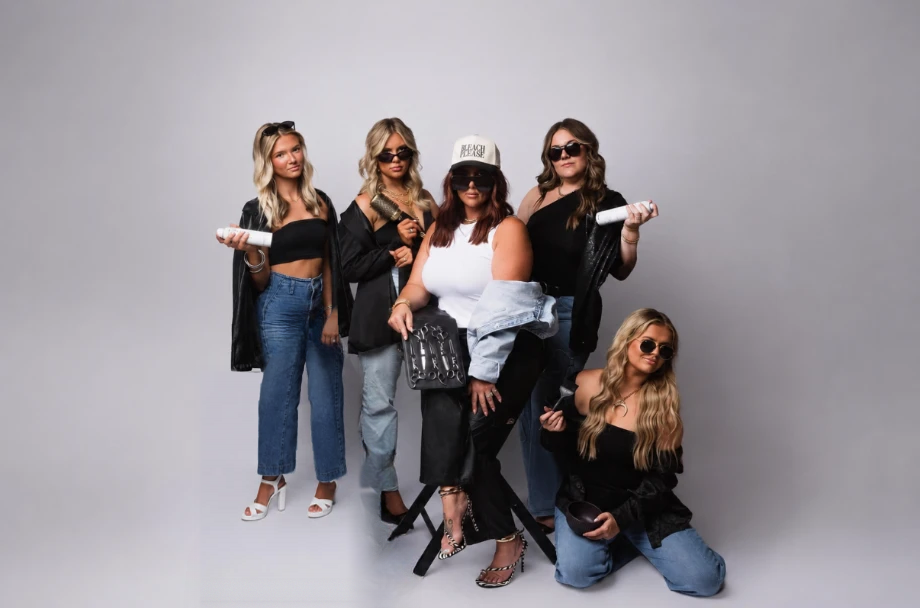
#> input picture luxe-edits/photo2_bottom_left_removed.png, 920 x 608 px, given in place of brand_frame_logo.png, which was not available
$ python build_ad.py
#> lines starting #> are read from the running program, lines starting #| are printed output that depends on the picture; after the words box and inside, x2 and y2 are one past the last pixel; in counts of white or black regions, pixels touching at a corner belong together; pictures that were not available may be replaced by others from this repository, and a replacement may not be noted
"""Build the refreshed Premier Aesthetics :30 spot (1920x1080, 29.97 fps).

Timeline
  0.0 - 2.6s  original PA logo intro, cross-dissolves into...
  2.6 - 10s   NEW team group photo, full-bleed with slow push-in + welcome copy
  10  - 20s   microneedling footage + "Summer Skin Prep" panel
  20  - 27s   injectables footage + "Premier Perks" panel
  27  - 30s   end card: logo, tagline, phone, socials

Usage:  cd premier-aesthetics-ad && python3 build_ad.py
Needs:  pillow, numpy, ffmpeg on PATH (pip install imageio-ffmpeg works too).
"""
import os
import shutil
import subprocess

import numpy as np
from PIL import Image, ImageDraw, ImageFilter, ImageFont

HERE = os.path.dirname(os.path.abspath(__file__))
SRC = os.path.join(HERE, "source")
FONTS = os.path.join(HERE, "fonts")
OUT = os.path.join(HERE, "MCTV_PremierAesthetics_FS_2026.mp4")

W, H = 1920, 1080
FPS = "30000/1001"
TOTAL = 900  # 30.03s

GOLD = (165, 121, 75)
GOLD_DK = (143, 105, 64)
INK = (38, 30, 26)
CREAM = (250, 247, 243)
WHITE = (255, 255, 255)

# Frame ranges (output frame numbers)
GROUP = (60, 312)       # group photo scene (fades in 60..78)
SKIN = (296, 596)       # microneedling scene (fades in 296..312)
PERKS = (580, 818)      # injectables scene (fades in 580..596)
END = (800, 900)        # end card (fades in 800..818)
FADE = 18


def font(name, size):
    return ImageFont.truetype(os.path.join(FONTS, name), size)


F_EYEBROW = font("Montserrat-SemiBold.ttf", 28)
F_BODY = font("Montserrat-Regular.ttf", 34)
F_ITEM = font("Montserrat-SemiBold.ttf", 46)
F_PHONE = font("Montserrat-Bold.ttf", 46)
F_HEAD = font("Playfair-SemiBold.ttf", 86)
F_HEAD_IT = font("Playfair-Italic.ttf", 86)
F_TEAM_HEAD = font("Playfair-SemiBold.ttf", 92)
F_TEAM_SUB = font("Playfair-Italic.ttf", 42)
F_END = font("Playfair-Italic.ttf", 70)


# ---------------------------------------------------------------- helpers
def ease(t):
    t = min(max(t, 0.0), 1.0)
    return 1 - (1 - t) ** 3


def layer():
    return Image.new("RGBA", (W, H), (0, 0, 0, 0))


def spaced_text(draw, xy, text, fnt, fill, spacing=0, anchor_right=False):
    x, y = xy
    if anchor_right:
        x -= sum(fnt.getlength(c) + spacing for c in text) - spacing
    for c in text:
        draw.text((x, y), c, font=fnt, fill=fill)
        x += fnt.getlength(c) + spacing
    return x


def text_el(text, fnt, fill, xy, spacing=0, shadow=False):
    """A full-frame RGBA layer holding one piece of text."""
    im = layer()
    d = ImageDraw.Draw(im)
    if shadow:
        sh = layer()
        spaced_text(ImageDraw.Draw(sh), (xy[0] + 2, xy[1] + 4), text, fnt, (0, 0, 0, 170), spacing)
        im = Image.alpha_composite(im, sh.filter(ImageFilter.GaussianBlur(6)))
        d = ImageDraw.Draw(im)
    spaced_text(d, xy, text, fnt, fill, spacing)
    return im


def shape_el(fn):
    im = layer()
    fn(ImageDraw.Draw(im), im)
    return im


def masked_crop(img, box, shape, radius=None, ss=4):
    """Crop box from img and cut it out as an ellipse or stadium."""
    c = img.crop(box).convert("RGBA")
    w, h = c.size
    m = Image.new("L", (w * ss, h * ss), 0)
    d = ImageDraw.Draw(m)
    if shape == "ellipse":
        d.ellipse((0, 0, w * ss - 1, h * ss - 1), fill=255)
    else:
        d.rounded_rectangle((0, 0, w * ss - 1, h * ss - 1), radius=radius * ss, fill=255)
    c.putalpha(m.resize((w, h), Image.LANCZOS))
    return c


def fit_h(im, h):
    return im.resize((round(im.width * h / im.height), h), Image.LANCZOS)


# ---------------------------------------------------------------- brand assets
brand_logo = Image.open(os.path.join(SRC, "brand_frame_logo.png")).convert("RGB")
#> brand_logo is the input picture: PIL image 920x608 RGB; mean R, G, B 148.6, 143.4, 148.4
brand_icons = Image.open(os.path.join(SRC, "brand_frame_icons.png")).convert("RGB")
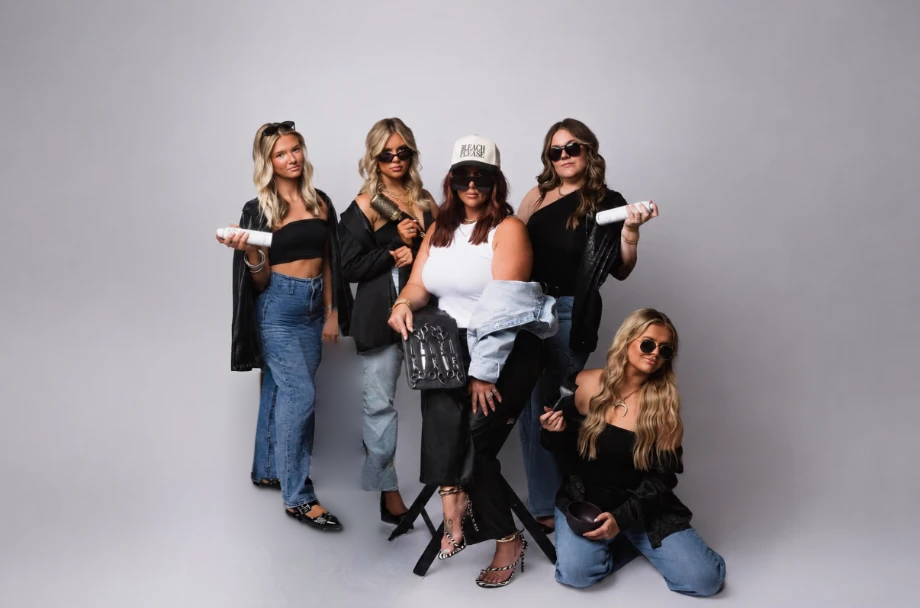
#> input picture luxe-edits/photo2_bottom_left_removed_v2.png, 920 x 608 px, given in place of brand_frame_icons.png, which was not available
#> brand_icons is the input picture: PIL image 920x608 RGB; mean R, G, B 147.7, 142.6, 147.6

LOGO = masked_crop(brand_logo, (717, 166, 1204, 912), "stadium", radius=243)
#> in masked_crop, `m = Image.new("L", (w * ss, h * ss), 0)`: m: PIL image 1948x2984 L; every value is 0
#> in masked_crop, `c.putalpha(m.resize((w, h), Image.LANCZOS))`:
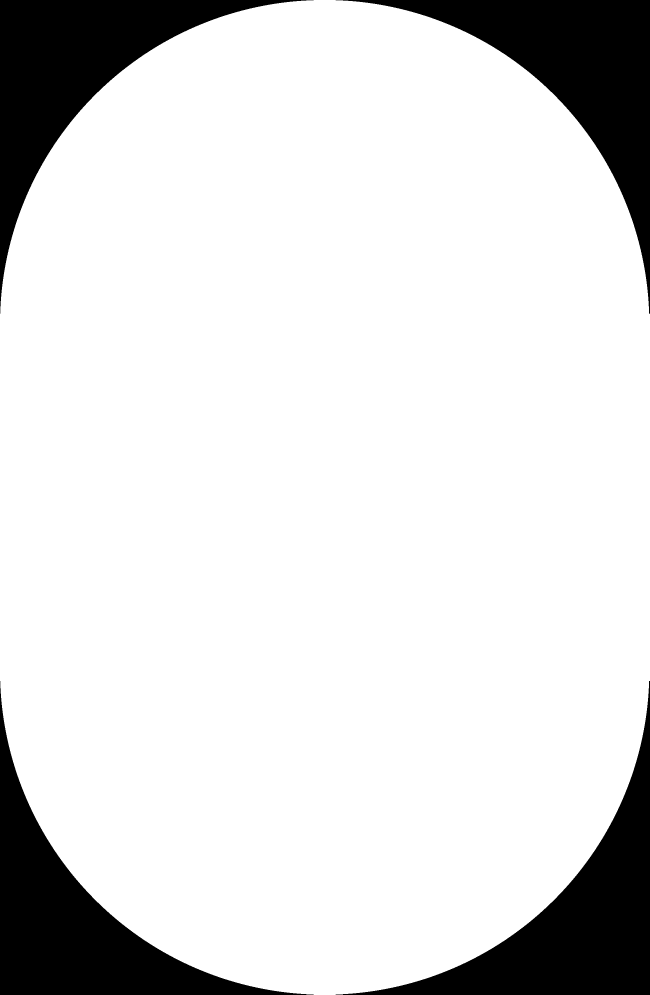
#> m: PIL image 1948x2984 L (shown at 1/3 size); 86% white; 4 black regions, box (x1, y1, x2, y2) and area: (0, 0, 941, 941) 203031, (1007, 0, 1948, 941) 203031, (0, 2043, 941, 2984) 203031, (1007, 2043, 1948, 2984) 203031
FB = masked_crop(brand_icons, (1658, 966, 1728, 1036), "ellipse")
#> in masked_crop (call 2), `m = Image.new("L", (w * ss, h * ss), 0)`: m: PIL image 280x280 L; every value is 0
#> in masked_crop (call 2), `c.putalpha(m.resize((w, h), Image.LANCZOS))`: m: PIL image 280x280 L; 78.5% white; 4 black regions, box (x1, y1, x2, y2) and area: (0, 0, 128, 128) 4219, (152, 0, 280, 128) 4219, (0, 152, 128, 280) 4219, (152, 152, 280, 280) 4219
IG = masked_crop(brand_icons, (1757, 966, 1827, 1036), "ellipse")
PHONE_ICON = masked_crop(brand_icons, (1283, 858, 1341, 916), "ellipse")
#> call 4 of masked_crop, with box = (1283, 858, 1341, 916), shape = 'ellipse', ss = 4
#> in masked_crop (call 4), `m = Image.new("L", (w * ss, h * ss), 0)`: m: PIL image 232x232 L; every value is 0
#> in masked_crop (call 4), `c.putalpha(m.resize((w, h), Image.LANCZOS))`:
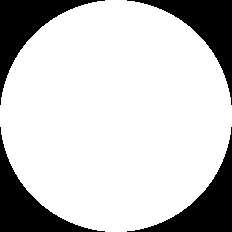
#> m: PIL image 232x232 L; 78.4% white; 4 black regions, box (x1, y1, x2, y2) and area: (0, 0, 105, 105) 2900, (127, 0, 232, 105) 2900, (0, 127, 105, 232) 2900, (127, 127, 232, 232) 2900

# Soft silk texture (right side of the intro frame, mirrored) for the panels
_silk = brand_logo.crop((1220, 0, 1920, 1080))
#> _silk: PIL image 700x1080 RGB; every value is 0
SILK = Image.new("RGB", (1400, 1080))
#> SILK: PIL image 1400x1080 RGB; every value is 0
SILK.paste(_silk, (0, 0))
SILK.paste(_silk.transpose(Image.FLIP_LEFT_RIGHT), (700, 0))
SILK = SILK.resize((W, H), Image.LANCZOS).filter(ImageFilter.GaussianBlur(2))
#> SILK: PIL image 1920x1080 RGB; every value is 0
SILK = Image.blend(SILK, Image.new("RGB", (W, H), CREAM), 0.35)


def phone_pill(cx=None, x=None, y=0, scale=1.0):
    """Gold pill with phone icon + number. Returns an RGBA layer."""
    fnt = F_PHONE if scale == 1.0 else font("Montserrat-Bold.ttf", round(46 * scale))
    num = "(662) 871-4677"
    icon = fit_h(PHONE_ICON, round(58 * scale))
    pad = round(26 * scale)
    tw = fnt.getlength(num)
    pw = round(pad + icon.width + 18 * scale + tw + pad * 1.3)
    ph = round(88 * scale)
    if cx is not None:
        x = round(cx - pw / 2)
    im = layer()
    # soft shadow
    sh = layer()
    ImageDraw.Draw(sh).rounded_rectangle((x, y + 8, x + pw, y + ph + 8), radius=ph // 2, fill=(60, 40, 20, 90))
    im = Image.alpha_composite(im, sh.filter(ImageFilter.GaussianBlur(12)))
    d = ImageDraw.Draw(im)
    d.rounded_rectangle((x, y, x + pw, y + ph), radius=ph // 2, fill=GOLD + (255,))
    im.alpha_composite(icon, (x + pad, y + (ph - icon.height) // 2))
    bb = fnt.getbbox(num)
    d.text((x + pad + icon.width + 18 * scale, y + (ph - (bb[3] - bb[1])) / 2 - bb[1]), num, font=fnt, fill=WHITE)
    return im, (x, y, pw, ph)


def socials(x, y, size=62, gap=18):
    im = layer()
    im.alpha_composite(fit_h(FB, size), (x, y))
    im.alpha_composite(fit_h(IG, size), (x + size + gap, y))
    return im


# ---------------------------------------------------------------- scene layers
class El:
    """An animated overlay: fades + slides up starting at frame `start`."""

    def __init__(self, img, start, dur=16, dy=28, dx=0):
        self.img, self.start, self.dur, self.dy, self.dx = img, start, dur, dy, dx
        self.bbox = img.getbbox()

    # [12 lines left out: function draw, not called in this run]


def draw_diamond(d, cx, cy, r, fill):
    d.polygon([(cx, cy - r), (cx + r, cy), (cx, cy + r), (cx - r, cy)], fill=fill)


# --- Scene 2: team photo
team = Image.open(os.path.join(SRC, "team_group_photo_2026.jpg")).convert("RGB")
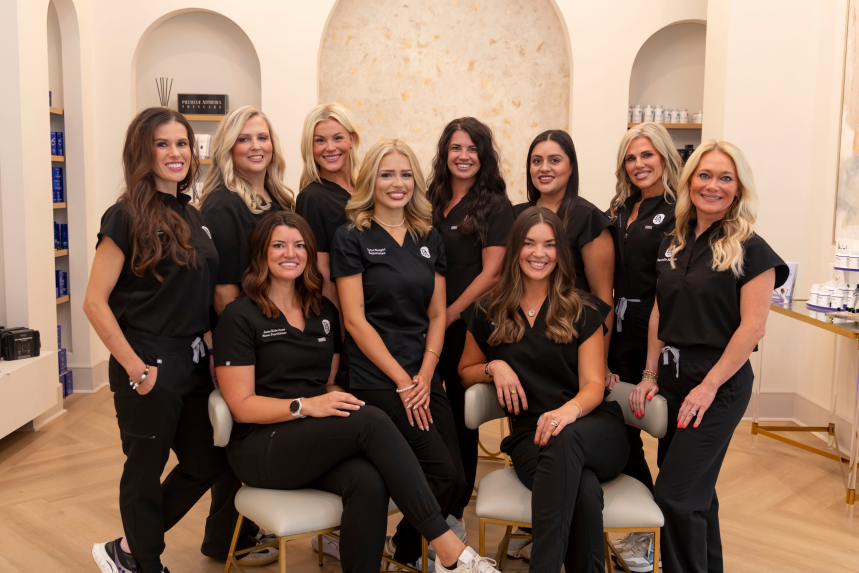
#> input picture premier-aesthetics-ad/source/team_group_photo_2026.jpg, 2576 x 1717 px (shown at 1/3 size)
#> team is the input picture: PIL image 2576x1717 RGB; mean R, G, B 141.5, 114.3, 96.5
_g = np.zeros((H, W, 4), np.uint8)
_rows = np.clip((np.arange(H) - 560) / 440, 0, 1) ** 1.4
_g[..., 0], _g[..., 1], _g[..., 2] = 26, 18, 12
_g[..., 3] = (_rows[:, None] * 238).astype(np.uint8)
team_grad = Image.fromarray(_g)
# a whisper of vignette on the top edge too
_top = np.zeros((H, W, 4), np.uint8)
_top[..., 3] = (np.clip((140 - np.arange(H)) / 140, 0, 1)[:, None] * 70).astype(np.uint8)
team_grad = Image.alpha_composite(team_grad, Image.fromarray(_top))

g0 = GROUP[0] + FADE
team_els = [
    El(shape_el(lambda d, im: d.rectangle((110, 772, 190, 776), fill=GOLD + (255,))), g0 + 8, dx=-40, dy=0),
    El(text_el("MEET OUR TEAM", F_EYEBROW, (226, 196, 158), (110, 730), spacing=7), g0 + 4),
    El(text_el("Welcome to Premier Aesthetics", F_TEAM_HEAD, WHITE, (104, 790), shadow=True), g0 + 12),
    El(text_el("Where the art of enhancing your natural beauty takes center stage.",
               F_TEAM_SUB, (240, 228, 214), (110, 918), shadow=True), g0 + 24),
]
#> in shape_el, `im = layer()`: im: PIL image 1920x1080 RGBA; every value is 0
#> in __init__, `self.img, self.start, self.dur, self.dy, self.dx = img, start, dur, dy..`: self.start = 86; self.dur = 16; self.dy = 0; self.dx = -40
#> in __init__, `self.bbox = img.getbbox()`: self.bbox = (110, 772, 191, 777)
_, _pb = phone_pill(x=0, y=0)  # measure width first
_pill, _pb = phone_pill(x=W - 110 - _pb[2], y=60)
team_els.append(El(_pill, g0 + 34, dy=-20))
_team_logo = layer()
_team_logo.alpha_composite(fit_h(LOGO, 150), (110, 50))
#> call 3 of fit_h, with h = 150
#> in fit_h (call 3), `return im.resize((round(im.width * h / im.height), h), Image.LANCZOS)`:
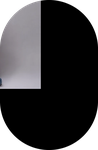
#> returned value: PIL image 98x150 RGBA; mean R, G, B, A 33.5, 32.6, 34.1, 219.4; transparent parts drawn white
team_els.insert(0, El(_team_logo, g0, dy=-20))


# [15 lines left out: function team_frame, not called in this run]


# --- Panel scenes (footage left, copy right)
PANEL_X = 960
TX = 1040


def panel_bg():
    im = SILK.crop((0, 0, W, H)).convert("RGBA")
    d = ImageDraw.Draw(im)
    d.rectangle((PANEL_X, 0, PANEL_X + 5, H), fill=GOLD + (255,))
    return im


PANEL_BG = panel_bg()
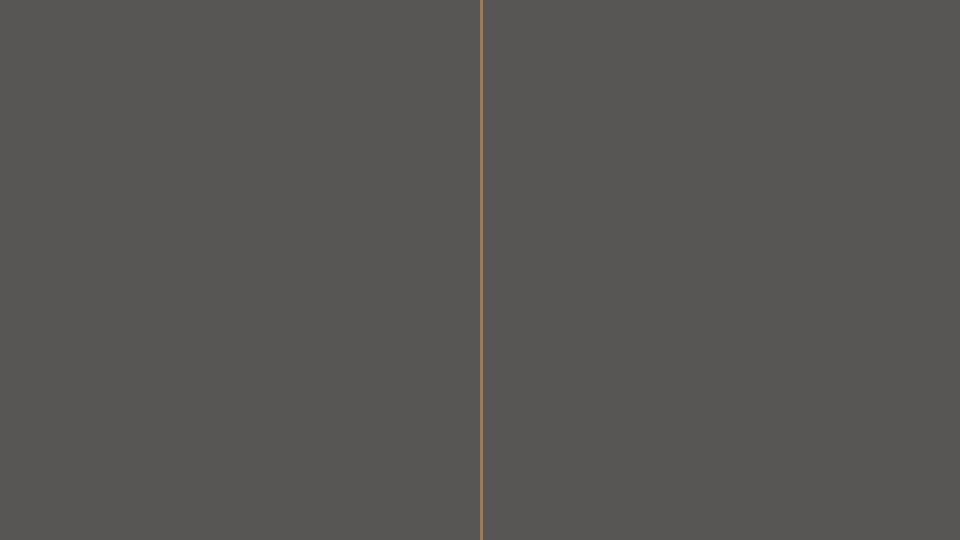
#> PANEL_BG: PIL image 1920x1080 RGBA (shown at 1/2 size); mean R, G, B, A 87.2, 86.1, 85, 255


def footer_els(start):
    logo = layer()
    logo.alpha_composite(fit_h(LOGO, 190), (TX, 842))
    pill, pb = phone_pill(x=TX + 170, y=870)
    soc = socials(pb[0] + pb[2] + 28, 883)
    return [El(logo, start, dy=20), El(pill, start + 6, dy=20), El(soc, start + 12, dy=20)]


def list_els(items, y0, step, start, stagger=9):
    els = []
    for i, it in enumerate(items):
        y = y0 + i * step
        im = layer()
        d = ImageDraw.Draw(im)
        draw_diamond(d, TX + 12, y + 30, 11, GOLD + (255,))
        d.text((TX + 46, y), it, font=F_ITEM, fill=INK + (255,))
        els.append(El(im, start + i * stagger, dx=-40, dy=0))
    return els


def rule_el(y, start):
    return El(shape_el(lambda d, im: d.rectangle((TX, y, TX + 90, y + 4), fill=GOLD + (255,))), start, dx=-50, dy=0)


s0 = SKIN[0] + FADE
skin_els = [
    El(text_el("SUMMER SKIN PREP", F_EYEBROW, GOLD_DK, (TX, 108), spacing=7), s0),
    El(text_el("Essentials that", F_HEAD, INK, (TX - 4, 150)), s0 + 6),
    El(text_el("aren’t SPF.", F_HEAD_IT, GOLD, (TX - 4, 252)), s0 + 12),
    rule_el(392, s0 + 18),
] + list_els(["Preventative Tox", "Microneedling + PRF", "VI Peel"], 440, 96, s0 + 26, stagger=12) \
  + footer_els(s0 + 60)
#> in __init__ (call 8), `self.img, self.start, self.dur, self.dy, self.dx = img, start, dur, dy..`:
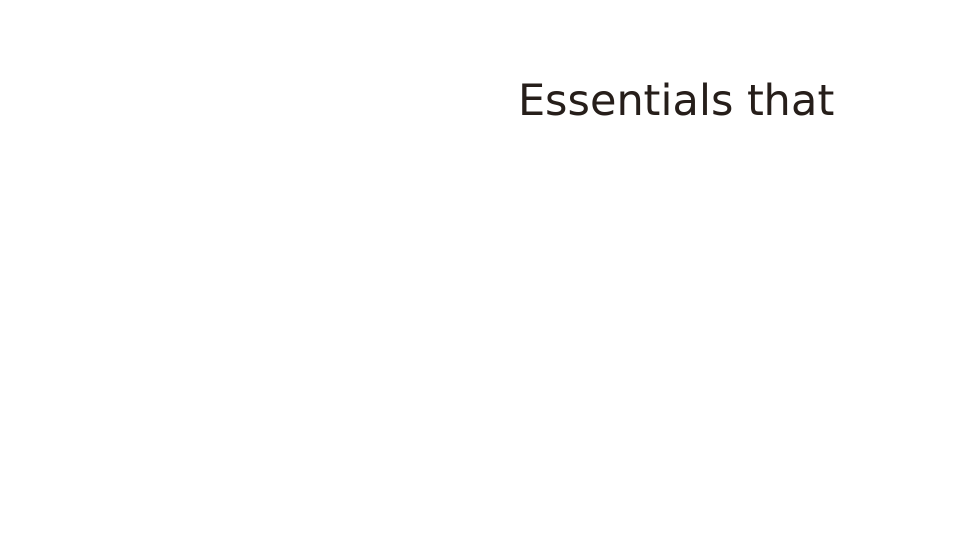
#> self.img: PIL image 1920x1080 RGBA (shown at 1/2 size); mean R, G, B, A 0.2, 0.2, 0.2, 1.4; transparent parts drawn white
#> in __init__ (call 8), `self.img, self.start, self.dur, self.dy, self.dx = img, start, dur, dy..`: self.start = 320
#> in __init__ (call 8), `self.bbox = img.getbbox()`: self.bbox = (1044, 165, 1667, 231)
#> the loop in list_els, `for i, it in enumerate(items):` made 3 passes
#> after the loop in list_els, `for i, it in enumerate(items):`: els = 3 items
#> in footer_els, `pill, pb = phone_pill(x=TX + 170, y=870)`: pb = (1210, 870, 496, 88)
#> skin_els = 10 items

p0 = PERKS[0] + FADE
perks_els = [
    El(text_el("INTRODUCING", F_EYEBROW, GOLD_DK, (TX, 92), spacing=7), p0),
    El(text_el("Premier Perks", F_HEAD_IT, GOLD, (TX - 4, 132)), p0 + 6),
    El(text_el("Ask us which treatment is right for you.", F_BODY, INK, (TX, 260)), p0 + 12),
    rule_el(330, p0 + 18),
] + list_els(["Reset & Restore", "Brighten & Tighten", "Longevity & Wellness", "Clean & Intentional"],
             368, 86, p0 + 24, stagger=10) \
  + footer_els(p0 + 56)
#> the loop in list_els (call 2), `for i, it in enumerate(items):` made 4 passes
#> perks_els = 11 items


# [12 lines left out: function panel_frame, not called in this run]


# --- End card
e0 = END[0] + FADE
_end_logo = layer()
_lg = fit_h(LOGO, 330)
_end_logo.alpha_composite(_lg, ((W - _lg.width) // 2, 110))


def centered_text(text, fnt, fill, y, spacing=0):
    w = sum(fnt.getlength(c) + spacing for c in text) - spacing
    return text_el(text, fnt, fill, (round((W - w) / 2), y), spacing)


_end_pill, _epb = phone_pill(cx=W / 2, y=770, scale=1.15)
end_els = [
    El(_end_logo, e0 - 6, dy=30),
    El(centered_text("Your natural beauty, elevated.", F_END, INK, 485), e0 + 8),
    El(shape_el(lambda d, im: d.rectangle((W // 2 - 45, 612, W // 2 + 45, 616), fill=GOLD + (255,))), e0 + 14, dy=0),
    El(centered_text("BOOK YOUR CONSULTATION TODAY", F_EYEBROW, GOLD_DK, 650, spacing=8), e0 + 18),
    El(_end_pill, e0 + 24),
    El(socials(W // 2 - 71, 900), e0 + 30),
]
END_BG = SILK.convert("RGBA")


# [5 lines left out: function end_frame, not called in this run]


# ---------------------------------------------------------------- video I/O
def ffmpeg_bin():
    exe = shutil.which("ffmpeg")
    if exe:
        return exe
    import imageio_ffmpeg
#> (the run stopped early here; a loop or call above may not have finished)
